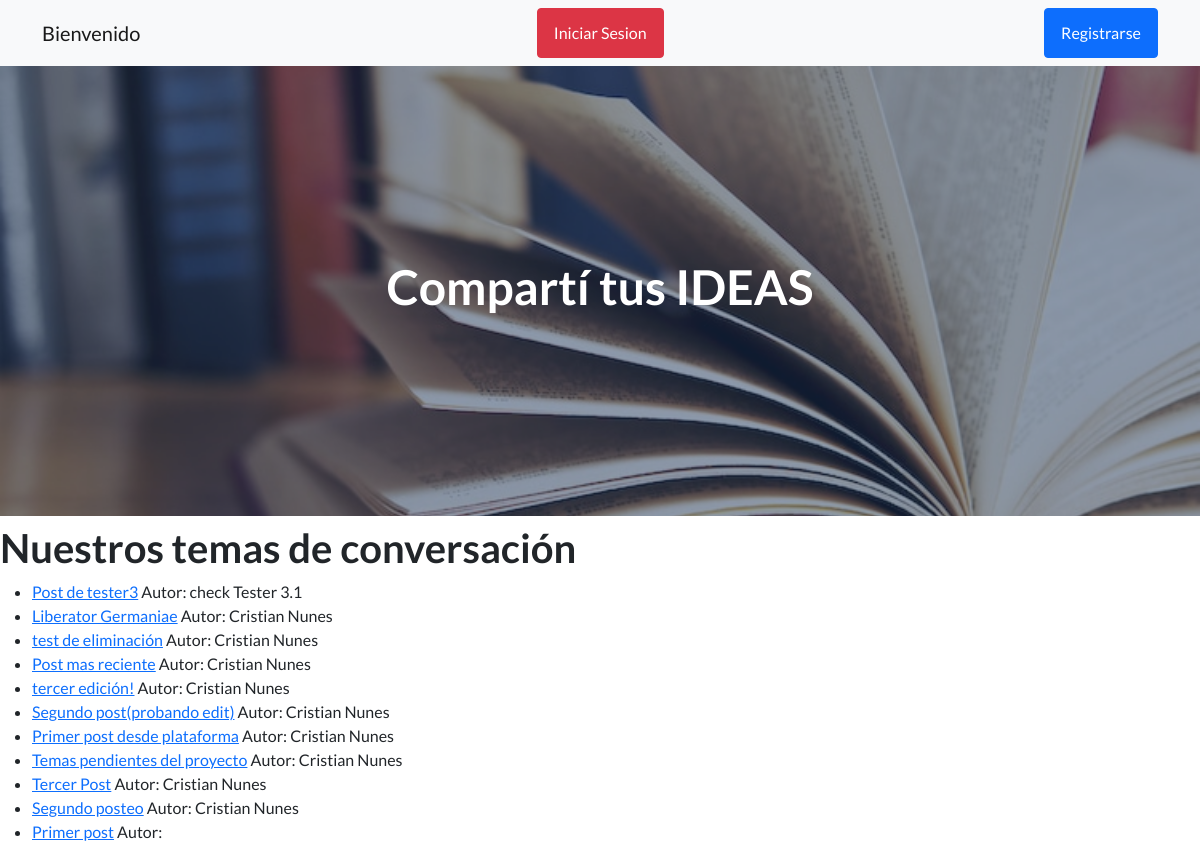
Screenshot of /app_biblioteca/social/ with the database file from the repository.
### app_biblioteca/models.py (models this page shows, shortened)
class Post(models.Model):
    titulo = models.CharField(max_length=255)
    autor = models.ForeignKey(User, on_delete=models.CASCADE)
    body = models.TextField()

### app_biblioteca/views.py (the view)
# urls.py: path('social/', HomeView.as_view(), name='social' ),
class HomeView(ListView):
    model = Post
    template_name = 'app_biblioteca/social.html'
    ordering = ['-id']

### app_biblioteca/templates/app_biblioteca/social.html (shortened to what this page needs)
{% extends 'app_biblioteca/inicio.html' %}
{% load static %}
{% block titulo %}
<h1>Compartí tus IDEAS</h1>
{% endblock %}
{% block contenido_que_cambia %}
<h1>Nuestros temas de conversación</h1>
<ul>
{% for post in object_list %}
    <li><a href="{% url 'article_detail' post.pk %}">{{ post.titulo }}</a>  Autor: {{ post.autor.first_name }} {{ post.autor.last_name}}
    </li>
{% endfor %}
</ul>
{% endblock %}

### rows the page displays
Post: titulo "Post de tester3", autor.first_name "check", autor.last_name "Tester 3.1"
Post: titulo "Liberator Germaniae", autor.first_name "Cristian", autor.last_name "Nunes"
Post: titulo "test de eliminación", autor.first_name "Cristian", autor.last_name "Nunes"
Post: titulo "Post mas reciente", autor.first_name "Cristian", autor.last_name "Nunes"
Post: titulo "tercer edición!", autor.first_name "Cristian", autor.last_name "Nunes"
Post: titulo "Segundo post(probando edit)", autor.first_name "Cristian", autor.last_name "Nunes"
Post: titulo "Primer post desde plataforma", autor.first_name "Cristian", autor.last_name "Nunes"
Post: titulo "Temas pendientes del proyecto", autor.first_name "Cristian", autor.last_name "Nunes"
Post: titulo "Tercer Post", autor.first_name "Cristian", autor.last_name "Nunes"
Post: titulo "Segundo posteo", autor.first_name "Cristian", autor.last_name "Nunes"
Post: titulo "Primer post"
